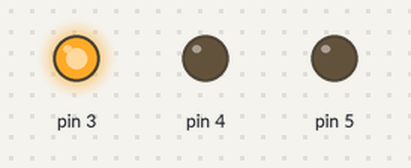
The sketch below on a simulated Arduino Uno, built with avr-gcc and run on an emulated ATmega328P. Shown: output pins drawn as LEDs (lit = HIGH).

Above: at 0.5 s.
At 1.5 s:
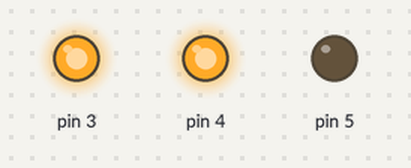
At 2.5 s:
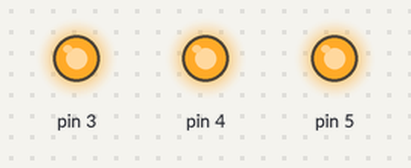
At 3.5 s:
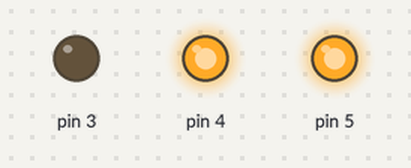
At 4.5 s:
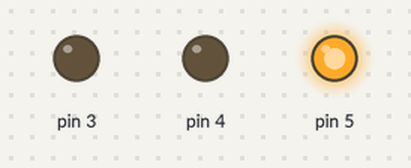
At 5.5 s:
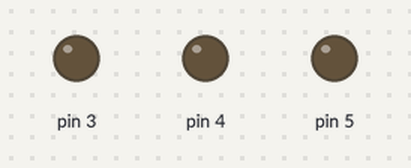
Timing chart, 0 to 7.8 s (numbered marks = the images above):
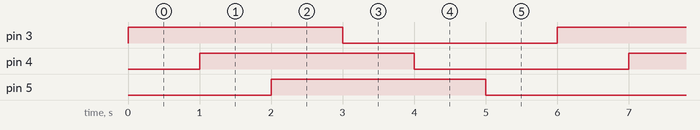

The sketch:

led3.ino
```cpp
void setup() {
  // put your setup code here, to run once:
  pinMode(3,OUTPUT);
  pinMode(4,OUTPUT);
  pinMode(5,OUTPUT);

}

void loop() {
  // put your main code here, to run repeatedly:

  digitalWrite(3,HIGH);
  delay(1000);
  digitalWrite(4,HIGH);
  delay(1000);
  digitalWrite(5,HIGH);
  delay(1000);

  digitalWrite(3,LOW);
  delay(1000);
  digitalWrite(4,LOW);
  delay(1000);
  digitalWrite(5,LOW);
  delay(1000);

}
```

Measured:
- by itself, pin 3–5: alternates HIGH for 3.0 s and LOW for 3.0 s
- by itself, everything shown: repeats every 6.0 s, in 6 steps
